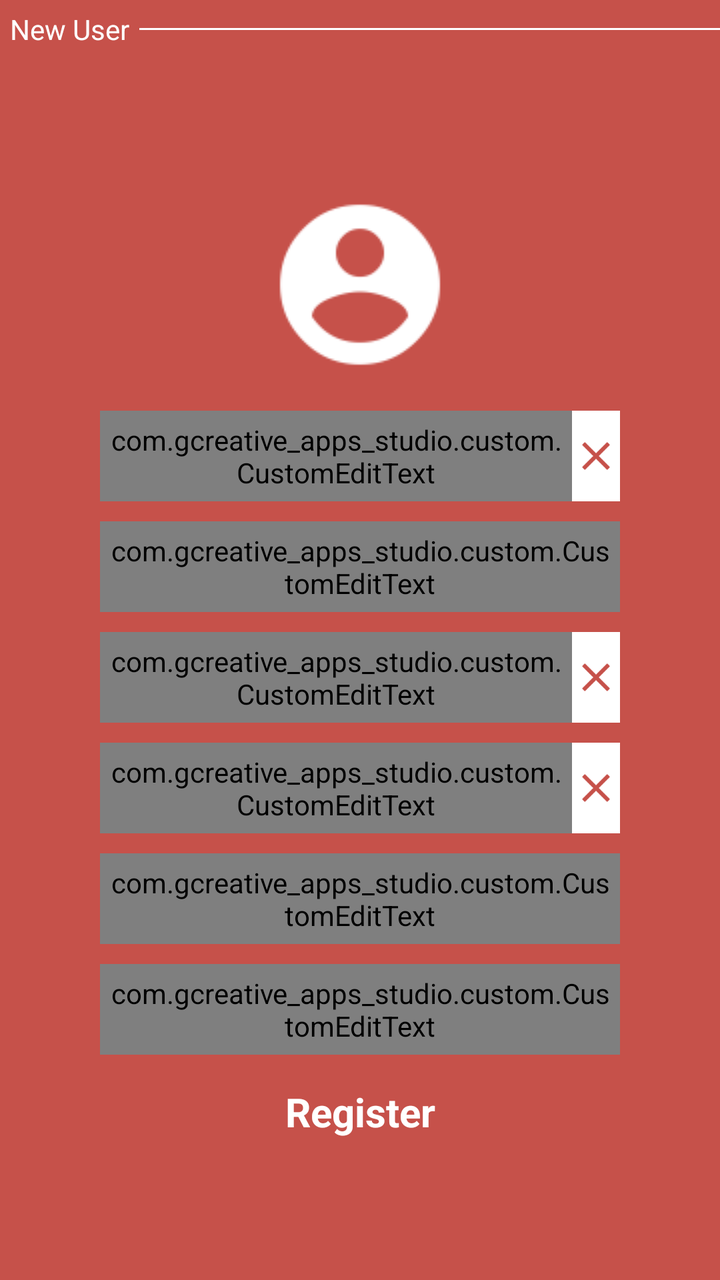
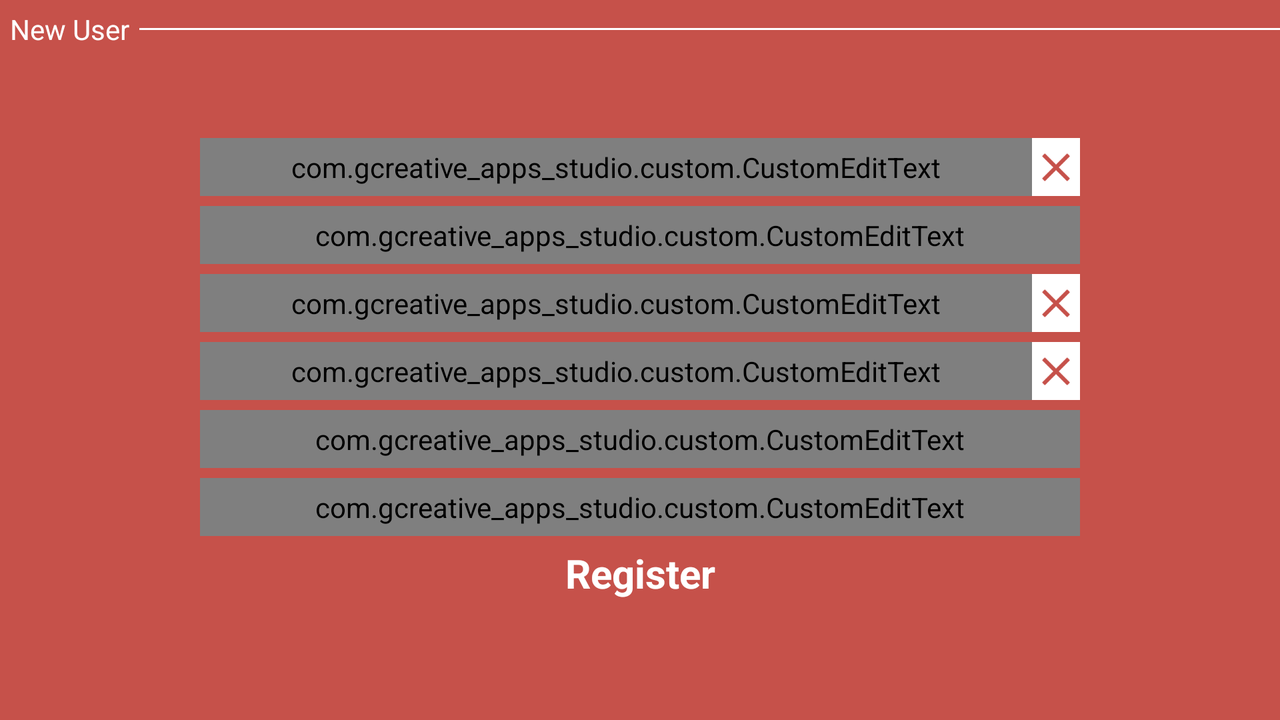

The same Android screen from two of the app's own layout files: first res/layout/ as a phone draws it, then the repository's variant for another configuration, drawn on a device whose configuration selects that folder. Both files follow.
<!-- AndroidManifest.xml: application theme AppTheme.NoActionBar -->
<!-- res/layout/fragment_login_register.xml -->
<?xml version="1.0" encoding="utf-8"?>
<LinearLayout xmlns:android="http://schemas.android.com/apk/res/android"
    android:layout_width="match_parent"
    android:layout_height="match_parent"
    android:background="@color/colorPrimary"
    android:orientation="vertical">

    <LinearLayout
        android:id="@+id/register_layout"
        android:layout_width="match_parent"
        android:layout_height="wrap_content"
        android:layout_marginBottom="@dimen/sign_box_margin_bottom"
        android:orientation="horizontal">

        <TextView
            android:layout_width="wrap_content"
            android:layout_height="wrap_content"
            android:gravity="center"
            android:padding="@dimen/sign_box_padding"
            android:text="@string/top_register_header"
            android:textColor="@color/colorEdit" />

        <View
            android:layout_width="@dimen/line_zero"
            android:layout_height="@dimen/line_one"
            android:layout_gravity="center"
            android:layout_weight="1"
            android:background="@color/colorEdit" />

    </LinearLayout>

    <LinearLayout
        android:id="@+id/register_body_layout"
        android:layout_width="match_parent"
        android:layout_height="0dp"
        android:layout_marginLeft="@dimen/margin_start_end"
        android:layout_marginRight="@dimen/margin_start_end"
        android:layout_weight="1"
        android:animateLayoutChanges="true"
        android:gravity="center"
        android:orientation="vertical">

        <ImageView
            android:id="@+id/register_logo"
            android:layout_width="match_parent"
            android:layout_height="wrap_content"
            android:layout_marginBottom="@dimen/register_logo_margin_bottom"
            android:maxHeight="@dimen/register_logo_size"
            android:maxWidth="@dimen/register_logo_size"
            android:src="@drawable/account_icon" />

        <LinearLayout
            android:layout_width="match_parent"
            android:layout_height="wrap_content"
            android:layout_marginBottom="@dimen/register_field_margin"
            android:orientation="horizontal">

            <com.gcreative_apps_studio.custom.CustomEditText
                android:id="@+id/register_username_text"
                android:layout_width="0dp"
                android:layout_height="match_parent"
                android:layout_gravity="center"
                android:layout_weight="1"
                android:background="@color/colorEdit"
                android:hint="@string/register_user_hint"
                android:inputType="textNoSuggestions"
                android:padding="@dimen/sign_box_padding"
                android:textColor="@color/colorPrimary"
                android:textColorHint="@color/colorPrimaryDark"
                android:textCursorDrawable="@null"
                android:textSize="@dimen/text_size" />

            <ImageView
                android:id="@+id/register_username_status"
                android:layout_width="wrap_content"
                android:layout_height="match_parent"
                android:adjustViewBounds="true"
                android:background="@color/colorEdit"
                android:maxHeight="@dimen/register_logo_size"
                android:maxWidth="@dimen/register_logo_size"
                android:scaleType="fitCenter"
                android:src="@drawable/ic_action_wrong" />

        </LinearLayout>

        <com.gcreative_apps_studio.custom.CustomEditText
            android:id="@+id/register_password_text"
            android:layout_width="match_parent"
            android:layout_height="wrap_content"
            android:layout_marginBottom="@dimen/register_field_margin"
            android:background="@color/colorEdit"
            android:hint="@string/register_pass_hint"
            android:inputType="textPassword"
            android:padding="@dimen/sign_box_padding"
            android:textColor="@color/colorPrimary"
            android:textColorHint="@color/colorPrimaryDark"
            android:textCursorDrawable="@null"
            android:textSize="@dimen/text_size" />

        <LinearLayout
            android:layout_width="match_parent"
            android:layout_height="wrap_content"
            android:layout_marginBottom="@dimen/register_field_margin"
            android:orientation="horizontal">

            <com.gcreative_apps_studio.custom.CustomEditText
                android:id="@+id/register_password_again_text"
                android:layout_width="0dp"
                android:layout_height="match_parent"
                android:layout_weight="1"
                android:background="@color/colorEdit"
                android:hint="@string/register_pass_again_hint"
                android:inputType="textPassword"
                android:padding="@dimen/sign_box_padding"
                android:textColor="@color/colorPrimary"
                android:textColorHint="@color/colorPrimaryDark"
                android:textCursorDrawable="@null"
                android:textSize="@dimen/text_size" />

            <ImageView
                android:id="@+id/register_password_again_status"
                android:layout_width="wrap_content"
                android:layout_height="match_parent"
                android:adjustViewBounds="true"
                android:background="@color/colorEdit"
                android:maxHeight="@dimen/register_logo_size"
                android:maxWidth="@dimen/register_logo_size"
                android:scaleType="fitCenter"
                android:src="@drawable/ic_action_wrong" />

        </LinearLayout>

        <LinearLayout
            android:layout_width="match_parent"
            android:layout_height="wrap_content"
            android:layout_marginBottom="@dimen/register_field_margin"
            android:orientation="horizontal">

            <com.gcreative_apps_studio.custom.CustomEditText
                android:id="@+id/register_email_text"
                android:layout_width="0dp"
                android:layout_height="match_parent"
                android:layout_weight="1"
                android:background="@color/colorEdit"
                android:hint="@string/register_email_hint"
                android:inputType="textEmailAddress"
                android:padding="@dimen/sign_box_padding"
                android:textColor="@color/colorPrimary"
                android:textColorHint="@color/colorPrimaryDark"
                android:textCursorDrawable="@null"
                android:textSize="@dimen/text_size" />

            <ImageView
                android:id="@+id/register_email_status"
                android:layout_width="wrap_content"
                android:layout_height="match_parent"
                android:adjustViewBounds="true"
                android:background="@color/colorEdit"
                android:maxHeight="@dimen/register_logo_size"
                android:maxWidth="@dimen/register_logo_size"
                android:scaleType="fitCenter"
                android:src="@drawable/ic_action_wrong" />

        </LinearLayout>

        <com.gcreative_apps_studio.custom.CustomEditText
            android:id="@+id/register_sec_text"
            android:layout_width="match_parent"
            android:layout_height="wrap_content"
            android:layout_marginBottom="@dimen/register_field_margin"
            android:background="@color/colorEdit"
            android:hint="@string/register_sec_hint"
            android:inputType="textNoSuggestions"
            android:padding="@dimen/sign_box_padding"
            android:textColor="@color/colorPrimary"
            android:textColorHint="@color/colorPrimaryDark"
            android:textCursorDrawable="@null"
            android:textSize="@dimen/text_size" />

        <com.gcreative_apps_studio.custom.CustomEditText
            android:id="@+id/register_sec_q_text"
            android:layout_width="match_parent"
            android:layout_height="wrap_content"
            android:layout_marginBottom="@dimen/register_field_margin_last"
            android:background="@color/colorEdit"
            android:hint="@string/register_sec_q_hint"
            android:inputType="textNoSuggestions"
            android:padding="@dimen/sign_box_padding"
            android:textColor="@color/colorPrimary"
            android:textColorHint="@color/colorPrimaryDark"
            android:textCursorDrawable="@null"
            android:textSize="@dimen/text_size" />

        <TextView
            android:id="@+id/register_button"
            android:layout_width="match_parent"
            android:layout_height="wrap_content"
            android:layout_marginBottom="@dimen/register_button_margin"
            android:clickable="true"
            android:focusable="true"
            android:gravity="center"
            android:soundEffectsEnabled="true"
            android:text="@string/register_button_text"
            android:textColor="@color/colorEdit"
            android:textSize="@dimen/center_log_in_text_size"
            android:textStyle="bold" />

    </LinearLayout>

</LinearLayout>
<!-- resources referenced by this layout -->
<resources>
  <color name="colorEdit">#FFFFFF</color>
  <color name="colorPrimary">#C6514A</color>
  <color name="colorPrimaryDark">#A3423C</color>
  <dimen name="center_log_in_text_size">20sp</dimen>
  <dimen name="line_one">1dp</dimen>
  <dimen name="line_zero">0dp</dimen>
  <dimen name="margin_start_end">50dp</dimen>
  <dimen name="register_button_margin">20dp</dimen>
  <dimen name="register_field_margin">10dp</dimen>
  <dimen name="register_field_margin_last">15dp</dimen>
  <dimen name="register_logo_margin_bottom">15dp</dimen>
  <dimen name="register_logo_size">24dp</dimen>
  <dimen name="sign_box_margin_bottom">15dp</dimen>
  <dimen name="sign_box_padding">5dp</dimen>
  <dimen name="text_size">15sp</dimen>
  <!-- drawable account_icon: png bitmap (drawable, 2604 bytes) -->
  <!-- drawable ic_action_wrong: png bitmap (drawable-hdpi, 574 bytes) -->
  <string name="register_button_text">Register</string>
  <string name="register_email_hint">Email</string>
  <string name="register_pass_again_hint">Password Again</string>
  <string name="register_pass_hint">Password</string>
  <string name="register_sec_hint">Security Question</string>
  <string name="register_sec_q_hint">Security Answer</string>
  <string name="register_user_hint">Username</string>
  <string name="top_register_header">New User</string>
  <style name="AppTheme.NoActionBar">
          <item name="android:windowActionBar">false</item>
          <item name="android:windowNoTitle">true</item>
          <item name="android:statusBarColor">@color/colorAccent</item>
      </style>
  <color name="colorAccent">#303030</color>
</resources>
<!-- res/layout-land/fragment_login_register.xml (the repository's variant of the layout above) -->
<!-- drawn on the phone turned sideways -->
<?xml version="1.0" encoding="utf-8"?>
<LinearLayout xmlns:android="http://schemas.android.com/apk/res/android"
    android:layout_width="match_parent"
    android:layout_height="match_parent"
    android:background="@color/colorPrimary"
    android:orientation="vertical">

    <LinearLayout
        android:id="@+id/register_layout"
        android:layout_width="match_parent"
        android:layout_height="wrap_content"
        android:orientation="horizontal">

        <TextView
            android:layout_width="wrap_content"
            android:layout_height="wrap_content"
            android:gravity="center"
            android:padding="@dimen/sign_box_padding"
            android:text="@string/top_register_header"
            android:textColor="@color/colorEdit" />

        <View
            android:layout_width="@dimen/line_zero"
            android:layout_height="@dimen/line_one"
            android:layout_gravity="center"
            android:layout_weight="1"
            android:background="@color/colorEdit" />

    </LinearLayout>

    <LinearLayout
        android:id="@+id/register_body_layout"
        android:layout_width="match_parent"
        android:layout_height="0dp"
        android:layout_marginLeft="@dimen/margin_start_end_land"
        android:layout_marginRight="@dimen/margin_start_end_land"
        android:layout_weight="1"
        android:animateLayoutChanges="true"
        android:gravity="center"
        android:orientation="vertical">

        <LinearLayout
            android:layout_width="match_parent"
            android:layout_height="wrap_content"
            android:layout_marginBottom="@dimen/register_field_margin_land"
            android:orientation="horizontal">

            <com.gcreative_apps_studio.custom.CustomEditText
                android:id="@+id/register_username_text"
                android:layout_width="0dp"
                android:layout_height="match_parent"
                android:layout_gravity="center"
                android:layout_weight="1"
                android:background="@color/colorEdit"
                android:hint="@string/register_user_hint"
                android:inputType="textNoSuggestions"
                android:nextFocusForward="@id/register_password_text"
                android:padding="@dimen/sign_box_padding"
                android:textColor="@color/colorPrimary"
                android:textColorHint="@color/colorPrimaryDark"
                android:textCursorDrawable="@null"
                android:textSize="@dimen/text_size" />

            <ImageView
                android:id="@+id/register_username_status"
                android:layout_width="wrap_content"
                android:layout_height="match_parent"
                android:adjustViewBounds="true"
                android:background="@color/colorEdit"
                android:maxHeight="@dimen/register_logo_size"
                android:maxWidth="@dimen/register_logo_size"
                android:scaleType="fitCenter"
                android:src="@drawable/ic_action_wrong" />

        </LinearLayout>

        <com.gcreative_apps_studio.custom.CustomEditText
            android:id="@+id/register_password_text"
            android:layout_width="match_parent"
            android:layout_height="wrap_content"
            android:layout_marginBottom="@dimen/register_field_margin_land"
            android:background="@color/colorEdit"
            android:hint="@string/register_pass_hint"
            android:inputType="textPassword"
            android:nextFocusForward="@id/register_password_again_text"
            android:padding="@dimen/sign_box_padding"
            android:textColor="@color/colorPrimary"
            android:textColorHint="@color/colorPrimaryDark"
            android:textCursorDrawable="@null"
            android:textSize="@dimen/text_size" />

        <LinearLayout
            android:layout_width="match_parent"
            android:layout_height="wrap_content"
            android:layout_marginBottom="@dimen/register_field_margin_land"
            android:orientation="horizontal">

            <com.gcreative_apps_studio.custom.CustomEditText
                android:id="@+id/register_password_again_text"
                android:layout_width="0dp"
                android:layout_height="match_parent"
                android:layout_gravity="center"
                android:layout_weight="1"
                android:background="@color/colorEdit"
                android:hint="@string/register_pass_again_hint"
                android:inputType="textPassword"
                android:nextFocusForward="@id/register_email_text"
                android:padding="@dimen/sign_box_padding"
                android:textColor="@color/colorPrimary"
                android:textColorHint="@color/colorPrimaryDark"
                android:textCursorDrawable="@null"
                android:textSize="@dimen/text_size" />

            <ImageView
                android:id="@+id/register_password_again_status"
                android:layout_width="wrap_content"
                android:layout_height="match_parent"
                android:adjustViewBounds="true"
                android:background="@color/colorEdit"
                android:maxHeight="@dimen/register_logo_size"
                android:maxWidth="@dimen/register_logo_size"
                android:scaleType="fitCenter"
                android:src="@drawable/ic_action_wrong" />

        </LinearLayout>

        <LinearLayout
            android:layout_width="match_parent"
            android:layout_height="wrap_content"
            android:layout_marginBottom="@dimen/register_field_margin_land"
            android:orientation="horizontal">

            <com.gcreative_apps_studio.custom.CustomEditText
                android:id="@+id/register_email_text"
                android:layout_width="0dp"
                android:layout_height="match_parent"
                android:layout_gravity="center"
                android:layout_weight="1"
                android:background="@color/colorEdit"
                android:hint="@string/register_email_hint"
                android:inputType="textEmailAddress"
                android:nextFocusDown="@id/register_sec_text"
                android:nextFocusForward="@id/register_sec_text"
                android:nextFocusUp="@id/register_sec_text"
                android:padding="@dimen/sign_box_padding"
                android:textColor="@color/colorPrimary"
                android:textColorHint="@color/colorPrimaryDark"
                android:textCursorDrawable="@null"
                android:textSize="@dimen/text_size" />

            <ImageView
                android:id="@+id/register_email_status"
                android:layout_width="wrap_content"
                android:layout_height="match_parent"
                android:adjustViewBounds="true"
                android:background="@color/colorEdit"
                android:maxHeight="@dimen/register_logo_size"
                android:maxWidth="@dimen/register_logo_size"
                android:scaleType="fitCenter"
                android:src="@drawable/ic_action_wrong" />

        </LinearLayout>

        <com.gcreative_apps_studio.custom.CustomEditText
            android:id="@+id/register_sec_text"
            android:layout_width="match_parent"
            android:layout_height="wrap_content"
            android:layout_marginBottom="@dimen/register_field_margin_land"
            android:background="@color/colorEdit"
            android:hint="@string/register_sec_hint"
            android:inputType="textNoSuggestions"
            android:nextFocusForward="@id/register_sec_q_text"
            android:padding="@dimen/sign_box_padding"
            android:textColor="@color/colorPrimary"
            android:textColorHint="@color/colorPrimaryDark"
            android:textCursorDrawable="@null"
            android:textSize="@dimen/text_size" />

        <com.gcreative_apps_studio.custom.CustomEditText
            android:id="@+id/register_sec_q_text"
            android:layout_width="match_parent"
            android:layout_height="wrap_content"
            android:layout_marginBottom="@dimen/register_field_margin_last_land"
            android:background="@color/colorEdit"
            android:hint="@string/register_sec_q_hint"
            android:inputType="textNoSuggestions"
            android:padding="@dimen/sign_box_padding"
            android:textColor="@color/colorPrimary"
            android:textColorHint="@color/colorPrimaryDark"
            android:textCursorDrawable="@null"
            android:textSize="@dimen/text_size" />

        <TextView
            android:id="@+id/register_button"
            android:layout_width="match_parent"
            android:layout_height="wrap_content"
            android:layout_marginBottom="@dimen/register_button_margin"
            android:clickable="true"
            android:focusable="true"
            android:gravity="center"
            android:soundEffectsEnabled="true"
            android:text="@string/register_button_text"
            android:textColor="@color/colorEdit"
            android:textSize="@dimen/center_log_in_text_size"
            android:textStyle="bold" />

    </LinearLayout>

</LinearLayout>
<!-- resources referenced by the variant -->
<!-- as the phone turned sideways resolves them -->
<resources>
  <color name="colorEdit">#FFFFFF</color>
  <color name="colorPrimary">#C6514A</color>
  <color name="colorPrimaryDark">#A3423C</color>
  <dimen name="center_log_in_text_size">20sp</dimen>
  <dimen name="line_one">1dp</dimen>
  <dimen name="line_zero">0dp</dimen>
  <dimen name="margin_start_end_land">100dp</dimen>
  <dimen name="register_button_margin">20dp</dimen>
  <dimen name="register_field_margin_land">5dp</dimen>
  <dimen name="register_field_margin_last_land">5dp</dimen>
  <dimen name="register_logo_size">24dp</dimen>
  <dimen name="sign_box_padding">5dp</dimen>
  <dimen name="text_size">15sp</dimen>
  <!-- drawable ic_action_wrong: png bitmap (drawable-hdpi, 574 bytes) -->
  <string name="register_button_text">Register</string>
  <string name="register_email_hint">Email</string>
  <string name="register_pass_again_hint">Password Again</string>
  <string name="register_pass_hint">Password</string>
  <string name="register_sec_hint">Security Question</string>
  <string name="register_sec_q_hint">Security Answer</string>
  <string name="register_user_hint">Username</string>
  <string name="top_register_header">New User</string>
  <style name="AppTheme.NoActionBar">
          <item name="android:windowActionBar">false</item>
          <item name="android:windowNoTitle">true</item>
          <item name="android:statusBarColor">@color/colorAccent</item>
      </style>
  <color name="colorAccent">#303030</color>
</resources>
